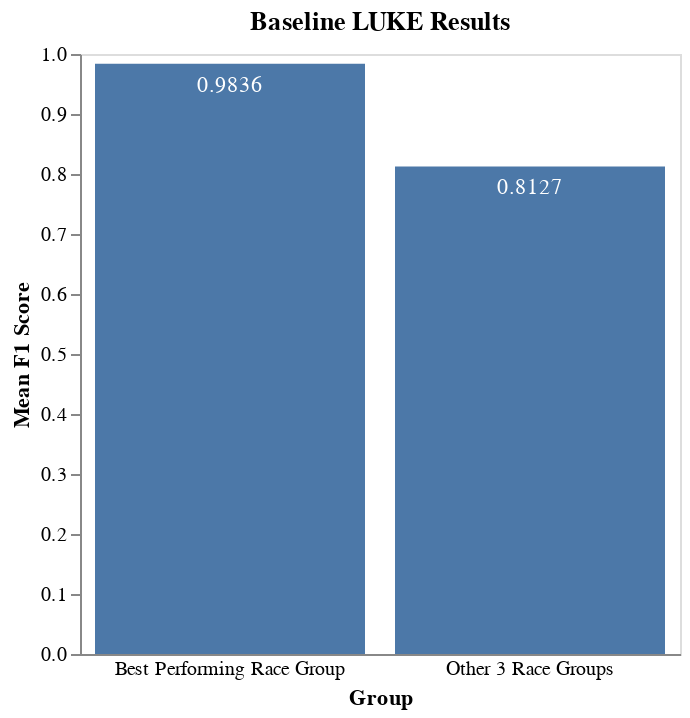

Write notebook code for a chart like this one.
### Code cell
plot_breakdown(luke_baseline_results, "Baseline LUKE Results")

### Figure 1 — Vega-Lite specification as saved in the notebook (floating-point values rounded to 4 significant figures)
{"config": {"view": {"continuousWidth": 400, "continuousHeight": 300}, "axis": {"grid": false}}, "layer": [{"mark": "bar", "encoding": {"x": {"type": "ordinal", "axis": {"labelAngle": 0, "ticks": false}, "field": "Group", "sort": {"encoding": "y", "order": "descending"}}, "y": {"type": "quantitative", "axis": {"labelAngle": 0}, "field": "Mean F1 Score"}}, "height": 300, "title": "Baseline LUKE Results", "width": 300}, {"mark": {"type": "text", "align": "center", "baseline": "top", "color": "white", "dy": 5}, "encoding": {"text": {"type": "quantitative", "field": "Mean F1 Score"}, "x": {"type": "ordinal", "axis": {"labelAngle": 0, "ticks": false}, "field": "Group", "sort": {"encoding": "y", "order": "descending"}}, "y": {"type": "quantitative", "axis": {"labelAngle": 0}, "field": "Mean F1 Score"}}, "height": 300, "title": "Baseline LUKE Results", "width": 300}], "data": {"name": "data-c1c73d8bb7fb2a5bb9009e6deee65758"}, "height": 300, "title": "Baseline LUKE Results", "width": 300, "$schema": "https://vega.github.io/schema/vega-lite/v4.8.1.json", "datasets": {"data-c1c73d8bb7fb2a5bb9009e6deee65758": [{"Group": "Best Performing Race Group", "F1 Score": null, "Mean F1 Score": 0.9836}, {"Group": "Other 3 Race Groups", "F1 Score": null, "Mean F1 Score": 0.8127}]}}
